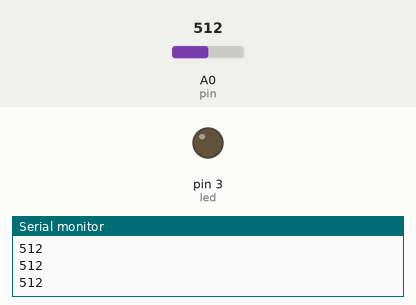
This sketch was run on a simulated Arduino Uno, built with avr-gcc and run on an emulated ATmega328P. Shown: output pins drawn as LEDs (lit = HIGH), the last lines printed to the serial monitor. The inputs (shaded band) are chosen by the test bench; at power-on: A0 (pin) = 512.

Above: at 1.2 s.
1.3 s: A0 (pin) set to 212
2.8 s: A0 (pin) set to 191
At 3.1 s:
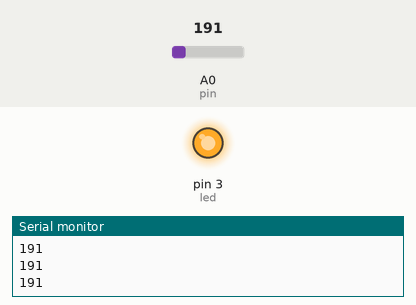
4.3 s: A0 (pin) set to 306
At 5.4 s:
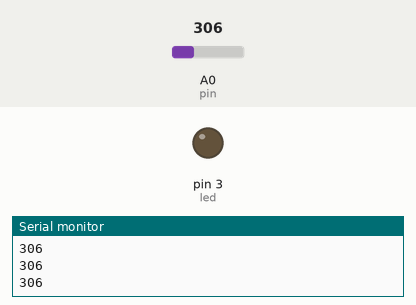
5.8 s: A0 (pin) set to 122
At 6.6 s:
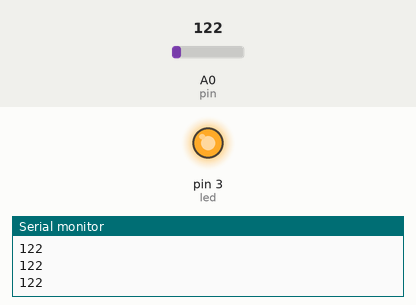
Timing chart, 0 to 8.3 s (numbered marks = the images above; inputs shaded):
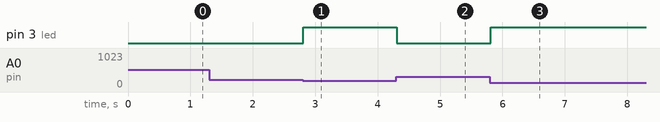

Measured:
- the behaviour switches between 201 and 200 on A0 (pin) (found by bisection; images 0 and 1)
- after the input at 2.8 s, pin 3 (led): LOW → HIGH at once
- after the input at 4.3 s, pin 3 (led): HIGH → LOW at once
- after the input at 5.8 s, pin 3 (led): LOW → HIGH at once

The sketch:

Arduino_LDR.ino
```cpp
int pin = A0;
int led = 3;

int ref = 200; // Led açılıp kapanacağı aralık

void setup() {
  pinMode(pin, INPUT);
  pinMode(led, OUTPUT);
  Serial.begin(9600);
}

void loop() {
  int gelenDeger = analogRead(pin);
  Serial.println(gelenDeger);

  if(gelenDeger > ref) {
    digitalWrite(led, LOW);
  }
  else {
    digitalWrite(led, HIGH);
  }
}
```
